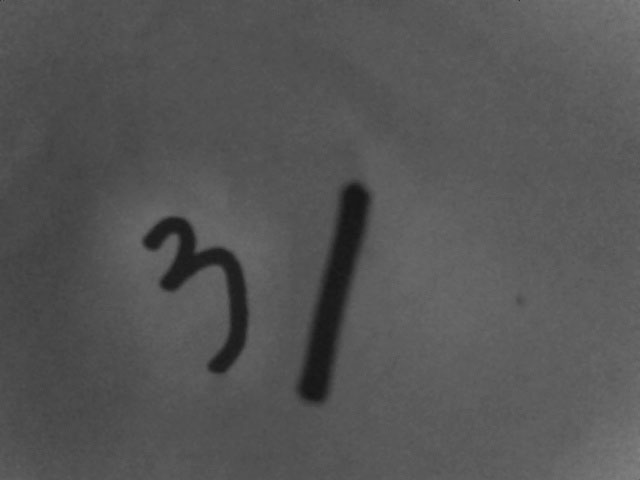
#> input picture image_process/img/handwriting1.jpg, 640 x 480 px
$ python open13_exercise1.py   (older library calls are emulated)
#> lines starting #> are read from the running program, lines starting #| are printed output that depends on the picture; after the words box and inside, x2 and y2 are one past the last pixel; in counts of white or black regions, pixels touching at a corner belong together; long printed decimals are rounded
import cv2
import numpy as np


img = cv2.imread('./img/handwriting1.jpg', 0)
#> img is the input picture: shape (480, 640); min 20, max 131, mean 85.5
res, thre = cv2.threshold(img, 0, 255, cv2.THRESH_BINARY+cv2.THRESH_OTSU)
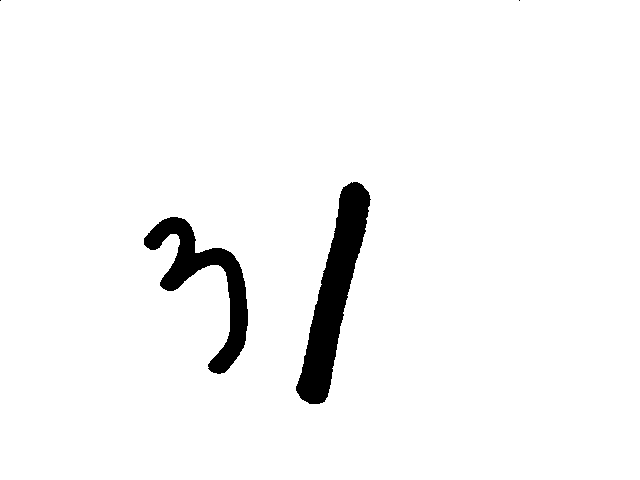
#> thre: shape (480, 640); 96.4% white; 4 black regions (2 under 20 px)
#> res = 61
img, contours, hierarchy = cv2.findContours(thre, cv2.RETR_TREE, cv2.CHAIN_APPROX_SIMPLE)
#> contours = 3 contours; box (x1, y1, x2, y2) and area: (0, 0, 640, 480) 306080, (295, 181, 372, 405) 6760, (143, 216, 249, 375) 4894
color_img = cv2.cvtColor(img, cv2.COLOR_GRAY2BGR)
#> color_img: shape (480, 640, 3); 96.4% white; 4 black regions (2 under 20 px), largest, box (x1, y1, x2, y2) and area: (296, 182, 371, 404) 6525, (144, 217, 248, 374) 4640

cnt = contours[2]
#> cnt = contour of 240 points, box (x1, y1, x2, y2) (295, 181, 372, 405), area 6760
cv2.drawContours(color_img, [cnt], -1, (0, 0, 255), 2)

x, y, w, h = cv2.boundingRect(cnt)
#> x = 295; y = 181; w = 77; h = 224
cv2.rectangle(color_img, (x, y), (x+w, y+h), (0, 255, 0), 2)

rect = cv2.minAreaRect(cnt)
#> rect = ((334.1, 292.8), (228.1, 34.65), -77.12)
box = np.int0(cv2.boxPoints(rect))
#> box = [[325, 407], [291, 400], [342, 177], [376, 185]]
cv2.drawContours(color_img, [box], 0, (255, 0, 0), 2)

(x, y), radius = cv2.minEnclosingCircle(cnt)
#> x = 333; y = 292.5; radius = 114.1
(x, y, radius) = np.int0((x, y, radius))
#> y = 292; radius = 114
cv2.circle(color_img, (x, y), radius, (0, 128, 255), 2)
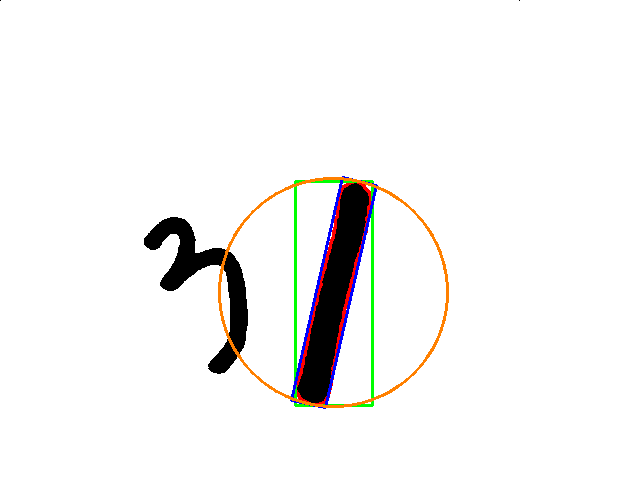
#> color_img: shape (480, 640, 3); mean B, G, R 242.5, 243.4, 244

cv2.imshow('exercise1', color_img)
cv2.waitKey(0)

print(cv2.contourArea(cnt))
#| 6760.5
print(cv2.arcLength(cnt, True))
#| 533.061
M = cv2.moments(cnt)
#> M = moments, m00 6760.5, centre m10/m00, m01/m00 = (333.5, 293.9)
cx, cy = M['m10'] / M['m00'], M['m01'] / M['m00']
#> cx = 333.5; cy = 293.9
print(cx, cy)
#| 333.547 293.915

$ run again, with image_process/img/handwriting.jpg copied over image_process/img/handwriting1.jpg
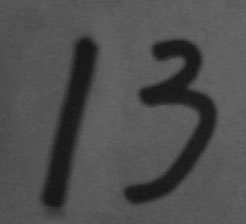
#> input picture image_process/img/handwriting.jpg, 246 x 224 px
#> img is the input picture: shape (224, 246); min 20, max 105, mean 78.9
#> `res, thre = cv2.threshold(img, 0, 255, cv2.THRESH_BINARY+cv2.THRESH_OT..`:
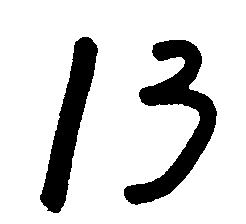
#> thre: shape (224, 246); 83.6% white; 2 black regions
#> res = 61
#> contours = 3 contours; box (x1, y1, x2, y2) and area: (0, 0, 246, 224) 54635, (123, 39, 218, 206) 5329, (39, 36, 99, 214) 4168
#> cnt = contour of 175 points, box (x1, y1, x2, y2) (39, 36, 99, 214), area 4168
#> `x, y, w, h = cv2.boundingRect(cnt)`: x = 39; y = 36; w = 60; h = 178
#> rect = ((69.12, 124.2), (180.4, 27.44), -77.23)
#> box = [[62, 215], [35, 209], [75, 33], [102, 39]]
#> `(x, y), radius = cv2.minEnclosingCircle(cnt)`: x = 70.5; y = 124.5; radius = 90.21
#> `(x, y, radius) = np.int0((x, y, radius))`: x = 70; y = 124; radius = 90
#> `cv2.circle(color_img, (x, y), radius, (0, 128, 255), 2)`:
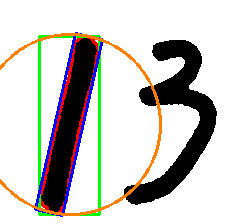
#> color_img: shape (224, 246, 3); mean B, G, R 201, 204.3, 205.9
#| 4168.5
#| 418.149
#> M = moments, m00 4168.5, centre m10/m00, m01/m00 = (68.82, 124.6)
#> cx = 68.82; cy = 124.6
#| 68.823 124.556
